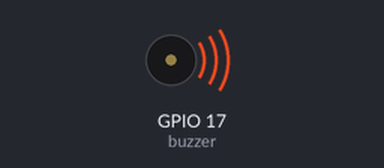
This program was run on a simulated Raspberry Pi (BCM pin numbers). Parts: buzzer (waves = sounding, pin HIGH). At 2.0 s the program stops and its outputs stay as they are.

Above: at 0.1 s.
At 1.1 s:
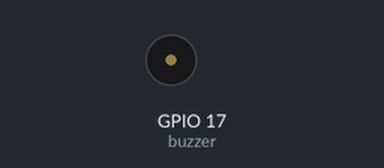
Timing chart, 0 to 2.6 s (numbered marks = the images above):
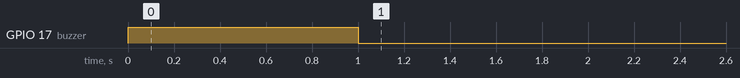

The program:

gpiozero_.py
```python
from gpiozero import Buzzer
from time import sleep

# Buzzer
buzzer = Buzzer(17)  # 17 is the GPIO pin number
buzzer.on()  # Turns the buzzer on
sleep(1)
buzzer.off()  # Turns the buzzer off
sleep(1)
```

Measured:
- by itself, GPIO 17 (buzzer): LOW → HIGH at 0.00 s, → LOW 1.0 s later
